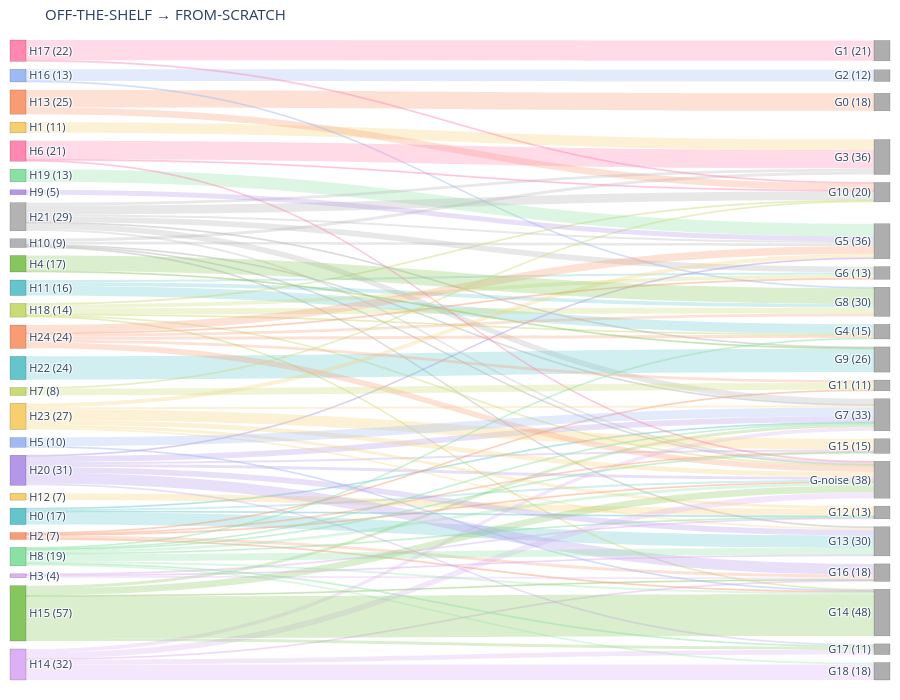

Write notebook code for a chart like this one.
### Code cell
two_way_sankey(df, 'OFF-THE-SHELF', 'FROM-SCRATCH',
               left_prefix='H', right_prefix='G',
               title='OFF-THE-SHELF → FROM-SCRATCH')

### Figure 1 — Plotly figure (JSON) as saved in the notebook; plotly's stock layout.template omitted (floating-point values rounded to 4 significant figures)
{"data": [{"link": {"color": ["rgba(102, 197, 204,0.3)", "rgba(102, 197, 204,0.3)", "rgba(102, 197, 204,0.3)", "rgba(102, 197, 204,0.3)", "rgba(246, 207, 113,0.3)", "rgba(179, 179, 179,0.3)", "rgba(179, 179, 179,0.3)", "rgba(179, 179, 179,0.3)", "rgba(179, 179, 179,0.3)", "rgba(179, 179, 179,0.3)", "rgba(102, 197, 204,0.3)", "rgba(102, 197, 204,0.3)", "rgba(102, 197, 204,0.3)", "rgba(246, 207, 113,0.3)", "rgba(248, 156, 116,0.3)", "rgba(248, 156, 116,0.3)", "rgba(220, 176, 242,0.3)", "rgba(220, 176, 242,0.3)", "rgba(220, 176, 242,0.3)", "rgba(220, 176, 242,0.3)", "rgba(220, 176, 242,0.3)", "rgba(135, 197, 95,0.3)", "rgba(135, 197, 95,0.3)", "rgba(135, 197, 95,0.3)", "rgba(135, 197, 95,0.3)", "rgba(135, 197, 95,0.3)", "rgba(158, 185, 243,0.3)", "rgba(158, 185, 243,0.3)", "rgba(254, 136, 177,0.3)", "rgba(254, 136, 177,0.3)", "rgba(201, 219, 116,0.3)", "rgba(201, 219, 116,0.3)", "rgba(201, 219, 116,0.3)", "rgba(201, 219, 116,0.3)", "rgba(201, 219, 116,0.3)", "rgba(201, 219, 116,0.3)", "rgba(139, 224, 164,0.3)", "rgba(248, 156, 116,0.3)", "rgba(248, 156, 116,0.3)", "rgba(248, 156, 116,0.3)", "rgba(248, 156, 116,0.3)", "rgba(248, 156, 116,0.3)", "rgba(180, 151, 231,0.3)", "rgba(180, 151, 231,0.3)", "rgba(180, 151, 231,0.3)", "rgba(180, 151, 231,0.3)", "rgba(180, 151, 231,0.3)", "rgba(180, 151, 231,0.3)", "rgba(180, 151, 231,0.3)", "rgba(179, 179, 179,0.3)", "rgba(179, 179, 179,0.3)", "rgba(179, 179, 179,0.3)", "rgba(179, 179, 179,0.3)", "rgba(179, 179, 179,0.3)", "rgba(179, 179, 179,0.3)", "rgba(179, 179, 179,0.3)", "rgba(102, 197, 204,0.3)", "rgba(246, 207, 113,0.3)", "rgba(246, 207, 113,0.3)", "rgba(246, 207, 113,0.3)", "rgba(246, 207, 113,0.3)", "rgba(246, 207, 113,0.3)", "rgba(246, 207, 113,0.3)", "rgba(248, 156, 116,0.3)", "rgba(248, 156, 116,0.3)", "rgba(248, 156, 116,0.3)", "rgba(248, 156, 116,0.3)", "rgba(248, 156, 116,0.3)", "rgba(248, 156, 116,0.3)", "rgba(220, 176, 242,0.3)", "rgba(220, 176, 242,0.3)", "rgba(220, 176, 242,0.3)", "rgba(135, 197, 95,0.3)", "rgba(135, 197, 95,0.3)", "rgba(158, 185, 243,0.3)", "rgba(158, 185, 243,0.3)", "rgba(254, 136, 177,0.3)", "rgba(254, 136, 177,0.3)", "rgba(254, 136, 177,0.3)", "rgba(201, 219, 116,0.3)", "rgba(201, 219, 116,0.3)", "rgba(139, 224, 164,0.3)", "rgba(139, 224, 164,0.3)", "rgba(139, 224, 164,0.3)", "rgba(139, 224, 164,0.3)", "rgba(139, 224, 164,0.3)", "rgba(139, 224, 164,0.3)", "rgba(139, 224, 164,0.3)", "rgba(139, 224, 164,0.3)", "rgba(139, 224, 164,0.3)", "rgba(180, 151, 231,0.3)"], "source": [0, 0, 0, 0, 1, 10, 10, 10, 10, 10, 11, 11, 11, 12, 13, 13, 14, 14, 14, 14, 14, 15, 15, 15, 15, 15, 16, 16, 17, 17, 18, 18, 18, 18, 18, 18, 19, 2, 2, 2, 2, 2, 20, 20, 20, 20, 20, 20, 20, 21, 21, 21, 21, 21, 21, 21, 22, 23, 23, 23, 23, 23, 23, 24, 24, 24, 24, 24, 24, 3, 3, 3, 4, 4, 5, 5, 6, 6, 6, 7, 7, 8, 8, 8, 8, 8, 8, 8, 8, 8, 9], "target": [44, 37, 38, 32, 28, 44, 38, 28, 30, 32, 29, 31, 33, 37, 25, 35, 44, 41, 42, 43, 32, 44, 39, 41, 42, 32, 27, 33, 26, 35, 44, 35, 39, 29, 31, 33, 30, 44, 36, 39, 40, 41, 44, 38, 40, 41, 42, 30, 32, 44, 35, 28, 30, 31, 32, 34, 34, 44, 37, 38, 40, 30, 32, 44, 36, 29, 30, 31, 33, 37, 38, 41, 33, 34, 39, 32, 44, 35, 28, 35, 36, 44, 37, 38, 39, 40, 42, 43, 29, 32, 30], "value": [2, 1, 13, 1, 11, 1, 1, 3, 3, 1, 10, 2, 4, 7, 18, 7, 6, 1, 5, 16, 4, 7, 43, 1, 3, 3, 12, 1, 21, 1, 1, 1, 1, 1, 4, 6, 13, 1, 1, 1, 1, 3, 3, 6, 2, 11, 2, 1, 6, 2, 9, 3, 2, 6, 6, 1, 24, 5, 3, 2, 11, 4, 2, 6, 3, 3, 8, 1, 3, 1, 1, 2, 16, 1, 1, 9, 1, 1, 19, 1, 7, 3, 1, 7, 2, 1, 1, 2, 1, 1, 5]}, "node": {"color": ["rgb(102, 197, 204)", "rgb(246, 207, 113)", "rgb(248, 156, 116)", "rgb(220, 176, 242)", "rgb(135, 197, 95)", "rgb(158, 185, 243)", "rgb(254, 136, 177)", "rgb(201, 219, 116)", "rgb(139, 224, 164)", "rgb(180, 151, 231)", "rgb(179, 179, 179)", "rgb(102, 197, 204)", "rgb(246, 207, 113)", "rgb(248, 156, 116)", "rgb(220, 176, 242)", "rgb(135, 197, 95)", "rgb(158, 185, 243)", "rgb(254, 136, 177)", "rgb(201, 219, 116)", "rgb(139, 224, 164)", "rgb(180, 151, 231)", "rgb(179, 179, 179)", "rgb(102, 197, 204)", "rgb(246, 207, 113)", "rgb(248, 156, 116)", "rgba(140,140,140,0.7)", "rgba(140,140,140,0.7)", "rgba(140,140,140,0.7)", "rgba(140,140,140,0.7)", "rgba(140,140,140,0.7)", "rgba(140,140,140,0.7)", "rgba(140,140,140,0.7)", "rgba(140,140,140,0.7)", "rgba(140,140,140,0.7)", "rgba(140,140,140,0.7)", "rgba(140,140,140,0.7)", "rgba(140,140,140,0.7)", "rgba(140,140,140,0.7)", "rgba(140,140,140,0.7)", "rgba(140,140,140,0.7)", "rgba(140,140,140,0.7)", "rgba(140,140,140,0.7)", "rgba(140,140,140,0.7)", "rgba(140,140,140,0.7)", "rgba(140,140,140,0.7)"], "label": ["H0 (17)", "H1 (11)", "H2 (7)", "H3 (4)", "H4 (17)", "H5 (10)", "H6 (21)", "H7 (8)", "H8 (19)", "H9 (5)", "H10 (9)", "H11 (16)", "H12 (7)", "H13 (25)", "H14 (32)", "H15 (57)", "H16 (13)", "H17 (22)", "H18 (14)", "H19 (13)", "H20 (31)", "H21 (29)", "H22 (24)", "H23 (27)", "H24 (24)", "G0 (18)", "G1 (21)", "G2 (12)", "G3 (36)", "G4 (15)", "G5 (36)", "G6 (13)", "G7 (33)", "G8 (30)", "G9 (26)", "G10 (20)", "G11 (11)", "G12 (13)", "G13 (30)", "G14 (48)", "G15 (15)", "G16 (18)", "G17 (11)", "G18 (18)", "G-noise (38)"], "line": {"color": "rgba(0,0,0,0.3)", "width": 0.5}, "pad": 8, "thickness": 16}, "type": "sankey"}], "layout": {"font": {"size": 11}, "height": 700, "margin": {"b": 20, "l": 10, "r": 10, "t": 40}, "title": {"text": "OFF-THE-SHELF → FROM-SCRATCH"}, "width": 900}}
